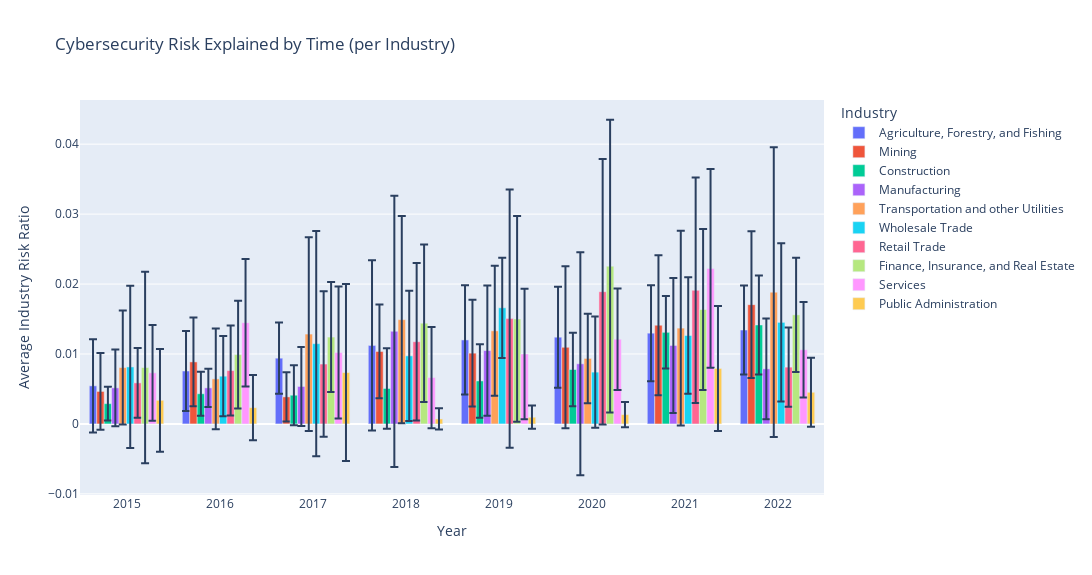

Notebook code for this chart:
### Code cell
fig = px.bar(
    combined_company_df,
    x = "year",
    y = "company_risk_ratio_average",
    error_y = "company_risk_ratio_std",
    color = "industry",
    barmode = "group",
    title = "Cybersecurity Risk Explained by Time (per Industry)"
)

fig.update_layout(
    xaxis_title = "Year",
    yaxis_title = "Average Industry Risk Ratio",
    legend_title = "Industry",
    height = 575,
    width = 1400
)

fig.show()

### Figure 1 — Plotly figure (JSON) as saved in the notebook; plotly's stock layout.template omitted (floating-point values rounded to 4 significant figures)
{"data": [{"alignmentgroup": "True", "error_y": {"array": [0.006662, 0.005733, 0.005097, 0.01216, 0.007817, 0.007212, 0.006861, 0.006356]}, "hovertemplate": "industry=Agriculture, Forestry, and Fishing<br>year=%{x}<br>company_risk_ratio_average=%{y}<extra></extra>", "legendgroup": "Agriculture, Forestry, and Fishing", "marker": {"color": "#636efa", "pattern": {"shape": ""}}, "name": "Agriculture, Forestry, and Fishing", "offsetgroup": "Agriculture, Forestry, and Fishing", "orientation": "v", "showlegend": true, "textposition": "auto", "type": "bar", "x": [2015, 2016, 2017, 2018, 2019, 2020, 2021, 2022], "xaxis": "x", "y": [0.005447, 0.007564, 0.0094, 0.01122, 0.01201, 0.0124, 0.01298, 0.01343], "yaxis": "y"}, {"alignmentgroup": "True", "error_y": {"array": [0.005495, 0.006354, 0.003534, 0.006702, 0.00763, 0.01158, 0.01001, 0.01049]}, "hovertemplate": "industry=Mining<br>year=%{x}<br>company_risk_ratio_average=%{y}<extra></extra>", "legendgroup": "Mining", "marker": {"color": "#EF553B", "pattern": {"shape": ""}}, "name": "Mining", "offsetgroup": "Mining", "orientation": "v", "showlegend": true, "textposition": "auto", "type": "bar", "x": [2015, 2016, 2017, 2018, 2019, 2020, 2021, 2022], "xaxis": "x", "y": [0.004646, 0.008868, 0.003865, 0.01036, 0.01012, 0.01096, 0.01412, 0.01705], "yaxis": "y"}, {"alignmentgroup": "True", "error_y": {"array": [0.00242, 0.00315, 0.004297, 0.005743, 0.005262, 0.00524, 0.005186, 0.007081]}, "hovertemplate": "industry=Construction<br>year=%{x}<br>company_risk_ratio_average=%{y}<extra></extra>", "legendgroup": "Construction", "marker": {"color": "#00cc96", "pattern": {"shape": ""}}, "name": "Construction", "offsetgroup": "Construction", "orientation": "v", "showlegend": true, "textposition": "auto", "type": "bar", "x": [2015, 2016, 2017, 2018, 2019, 2020, 2021, 2022], "xaxis": "x", "y": [0.002899, 0.004315, 0.004105, 0.005069, 0.006147, 0.00778, 0.0131, 0.01415], "yaxis": "y"}, {"alignmentgroup": "True", "error_y": {"array": [0.005483, 0.002744, 0.00565, 0.01939, 0.009319, 0.01593, 0.009646, 0.007217]}, "hovertemplate": "industry=Manufacturing<br>year=%{x}<br>company_risk_ratio_average=%{y}<extra></extra>", "legendgroup": "Manufacturing", "marker": {"color": "#ab63fa", "pattern": {"shape": ""}}, "name": "Manufacturing", "offsetgroup": "Manufacturing", "orientation": "v", "showlegend": true, "textposition": "auto", "type": "bar", "x": [2015, 2016, 2017, 2018, 2019, 2020, 2021, 2022], "xaxis": "x", "y": [0.005155, 0.005154, 0.005356, 0.01325, 0.01049, 0.008596, 0.01122, 0.007874], "yaxis": "y"}, {"alignmentgroup": "True", "error_y": {"array": [0.008139, 0.00721, 0.01385, 0.0148, 0.009299, 0.00639, 0.01392, 0.02071]}, "hovertemplate": "industry=Transportation and other Utilities<br>year=%{x}<br>company_risk_ratio_average=%{y}<extra></extra>", "legendgroup": "Transportation and other Utilities", "marker": {"color": "#FFA15A", "pattern": {"shape": ""}}, "name": "Transportation and other Utilities", "offsetgroup": "Transportation and other Utilities", "orientation": "v", "showlegend": true, "textposition": "auto", "type": "bar", "x": [2015, 2016, 2017, 2018, 2019, 2020, 2021, 2022], "xaxis": "x", "y": [0.008062, 0.006441, 0.01285, 0.01491, 0.01331, 0.009364, 0.0137, 0.01884], "yaxis": "y"}, {"alignmentgroup": "True", "error_y": {"array": [0.0116, 0.005738, 0.01611, 0.00932, 0.007164, 0.007965, 0.008316, 0.01131]}, "hovertemplate": "industry=Wholesale Trade<br>year=%{x}<br>company_risk_ratio_average=%{y}<extra></extra>", "legendgroup": "Wholesale Trade", "marker": {"color": "#19d3f3", "pattern": {"shape": ""}}, "name": "Wholesale Trade", "offsetgroup": "Wholesale Trade", "orientation": "v", "showlegend": true, "textposition": "auto", "type": "bar", "x": [2015, 2016, 2017, 2018, 2019, 2020, 2021, 2022], "xaxis": "x", "y": [0.00815, 0.006827, 0.01148, 0.009727, 0.0166, 0.007406, 0.01264, 0.01452], "yaxis": "y"}, {"alignmentgroup": "True", "error_y": {"array": [0.004972, 0.006433, 0.0104, 0.01125, 0.01846, 0.01899, 0.01613, 0.005666]}, "hovertemplate": "industry=Retail Trade<br>year=%{x}<br>company_risk_ratio_average=%{y}<extra></extra>", "legendgroup": "Retail Trade", "marker": {"color": "#FF6692", "pattern": {"shape": ""}}, "name": "Retail Trade", "offsetgroup": "Retail Trade", "orientation": "v", "showlegend": true, "textposition": "auto", "type": "bar", "x": [2015, 2016, 2017, 2018, 2019, 2020, 2021, 2022], "xaxis": "x", "y": [0.005869, 0.007623, 0.008563, 0.01175, 0.01506, 0.01891, 0.0191, 0.008121], "yaxis": "y"}, {"alignmentgroup": "True", "error_y": {"array": [0.01368, 0.007696, 0.007865, 0.01127, 0.01471, 0.02093, 0.01152, 0.008155]}, "hovertemplate": "industry=Finance, Insurance, and Real Estate<br>year=%{x}<br>company_risk_ratio_average=%{y}<extra></extra>", "legendgroup": "Finance, Insurance, and Real Estate", "marker": {"color": "#B6E880", "pattern": {"shape": ""}}, "name": "Finance, Insurance, and Real Estate", "offsetgroup": "Finance, Insurance, and Real Estate", "orientation": "v", "showlegend": true, "textposition": "auto", "type": "bar", "x": [2015, 2016, 2017, 2018, 2019, 2020, 2021, 2022], "xaxis": "x", "y": [0.008062, 0.009905, 0.01242, 0.0144, 0.01501, 0.02256, 0.01636, 0.01559], "yaxis": "y"}, {"alignmentgroup": "True", "error_y": {"array": [0.00684, 0.009114, 0.00943, 0.007245, 0.009318, 0.007246, 0.01419, 0.006832]}, "hovertemplate": "industry=Services<br>year=%{x}<br>company_risk_ratio_average=%{y}<extra></extra>", "legendgroup": "Services", "marker": {"color": "#FF97FF", "pattern": {"shape": ""}}, "name": "Services", "offsetgroup": "Services", "orientation": "v", "showlegend": true, "textposition": "auto", "type": "bar", "x": [2015, 2016, 2017, 2018, 2019, 2020, 2021, 2022], "xaxis": "x", "y": [0.00731, 0.01448, 0.01021, 0.006629, 0.009995, 0.01211, 0.02224, 0.01061], "yaxis": "y"}, {"alignmentgroup": "True", "error_y": {"array": [0.007348, 0.004667, 0.01265, 0.00151, 0.001659, 0.001812, 0.008946, 0.004924]}, "hovertemplate": "industry=Public Administration<br>year=%{x}<br>company_risk_ratio_average=%{y}<extra></extra>", "legendgroup": "Public Administration", "marker": {"color": "#FECB52", "pattern": {"shape": ""}}, "name": "Public Administration", "offsetgroup": "Public Administration", "orientation": "v", "showlegend": true, "textposition": "auto", "type": "bar", "x": [2015, 2016, 2017, 2018, 2019, 2020, 2021, 2022], "xaxis": "x", "y": [0.003378, 0.002325, 0.007345, 0.0007134, 0.0009592, 0.001333, 0.00793, 0.004524], "yaxis": "y"}], "layout": {"barmode": "group", "height": 575, "legend": {"title": {"text": "Industry"}, "tracegroupgap": 0}, "title": {"text": "Cybersecurity Risk Explained by Time (per Industry)"}, "width": 1400, "xaxis": {"anchor": "y", "autorange": true, "domain": [0, 1], "range": [2014.0, 2022.0], "title": {"text": "Year"}, "type": "linear"}, "yaxis": {"anchor": "x", "autorange": true, "domain": [0, 1], "range": [-0.01016, 0.04632], "title": {"text": "Average Industry Risk Ratio"}, "type": "linear"}}}
